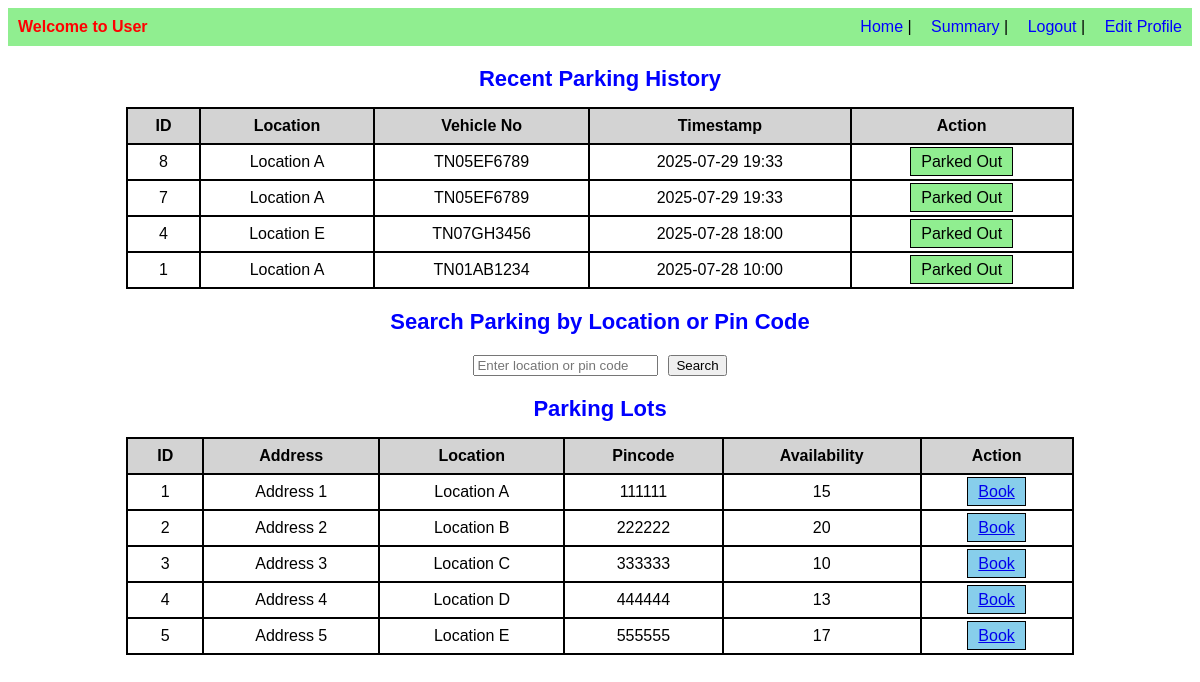
/user_dashboard (signed in), run on the app's committed database.
### tables this page shows
CREATE TABLE reservation (
    id INTEGER PRIMARY KEY AUTOINCREMENT,
    user_id INTEGER NOT NULL,
    lot_id INTEGER NOT NULL,
    spot_id INTEGER NOT NULL,
    vehicle_no TEXT NOT NULL,
    date_of_parking TEXT NOT NULL,
    time_of_parking TEXT NOT NULL,
    parking_cost REAL NOT NULL,
    time_of_release TEXT,
    FOREIGN KEY (user_id) REFERENCES user(id),
    FOREIGN KEY (lot_id, spot_id) REFERENCES parking_spot(lot_id, id)
);

CREATE TABLE parking_lot (
    id INTEGER PRIMARY KEY AUTOINCREMENT,
    prime_location_name TEXT NOT NULL,
    address TEXT NOT NULL,
    pincode TEXT NOT NULL,
    price_per_hour REAL NOT NULL,
    max_spots INTEGER NOT NULL 
);

### controllers/controller.py (the view)
    @app.route('/user_dashboard')
    def user_dashboard():
        if 'user_id' not in session:
            return redirect('/')
        user_id = session['user_id']
        search_query = request.args.get('search_query', '')
        lots = []
        conn = sqlite3.connect('database.db')
        conn.row_factory = sqlite3.Row
        c = conn.cursor()
        c.execute("""
            SELECT r.id, pl.prime_location_name, r.vehicle_no,
                r.date_of_parking, r.time_of_parking, r.time_of_release
            FROM reservation r
            JOIN parking_lot pl ON r.lot_id = pl.id
            WHERE r.user_id = ?
            ORDER BY r.id DESC
        """, (user_id,))
        history = c.fetchall()
        if search_query:
            c.execute("""
                SELECT * FROM parking_lot
                WHERE prime_location_name LIKE ? OR pincode LIKE ?
            """, ('%' + search_query + '%', '%' + search_query + '%'))
        else:
            c.execute("SELECT * FROM parking_lot")
        rows = c.fetchall()
        for row in rows:
            lot_id = row['id']
            max_spots = row['max_spots']
            c.execute("""
                SELECT COUNT(*) FROM parking_spot
                WHERE lot_id = ? AND is_occupied = 1
            """, (lot_id,))
            occupied_count = c.fetchone()[0]
            availability = max_spots - occupied_count
            lots.append({
                'id': lot_id,
                'address': row['address'],
                'location': row['prime_location_name'],
                'pincode': row['pincode'],
                'availability': availability
            })
        conn.close()
        return render_template('user_dashboard.html', history=history, lots=lots, search_query=search_query)

### templates/user_dashboard.html (shortened to what this page needs)
<!DOCTYPE html>
<html>
<head>
</head>
<body>
<div class="header">
    <div class="header-left">Welcome to User</div>
    <div class="header-right">
        <a href="/user_dashboard">Home</a> |
        <a href="/user_summary">Summary</a> |
        <a href="/logout">Logout</a> |
        <a href="/user_edit_profile">Edit Profile</a>
    </div>
</div>
<div class="section-title">Recent Parking History</div>
<div class="table-container">
    <table>
        <tr>
            <th>ID</th>
            <th>Location</th>
            <th>Vehicle No</th>
            <th>Timestamp</th>
            <th>Action</th>
        </tr>
        {% for row in history %}
        <tr>
            <td>{{ row.id }}</td>
            <td>{{ row.prime_location_name }}</td>
            <td>{{ row.vehicle_no }}</td>
            <td>{{ row.date_of_parking }} {{ row.time_of_parking }}</td>
            <td>
                {% if row.time_of_release %}
                    <span class="parked-out">Parked Out</span>
                {% else %}
                    <a href="/release_parking/{{ row.id }}" class="release-btn">Release</a>
                {% endif %}
            </td>
        </tr>
        {% endfor %}
    </table>
</div>
<div class="section-title">Search Parking by Location or Pin Code</div>
<form method="GET" action="/user_dashboard">
    <div class="search-bar">
        <input type="text" name="search_query" placeholder="Enter location or pin code" value="{{ search_query }}" required>
        <button type="submit">Search</button>
    </div>
</form>
<div class="section-title">Parking Lots</div>
<div class="table-container">
    <table>
        <tr>
            <th>ID</th>
            <th>Address</th>
            <th>Location</th>
            <th>Pincode</th>
            <th>Availability</th>
            <th>Action</th>
        </tr>
        {% for lot in lots %}
        <tr>
            <td>{{ lot.id }}</td>
            <td>{{ lot.address }}</td>
            <td>{{ lot.location }}</td>
            <td>{{ lot.pincode }}</td>
            <td>{{ lot.availability }}</td>
            <td>
            <a href="{{ url_for('book_parking', lot_id=lot.id) }}" class="book-btn">Book</a>
            </td>
        </tr>
        {% endfor %}
    </table>
</div>
</body>
</html>

### templates/user_dashboard.html (style rules this page uses)
body { font-family: Arial, sans-serif; }
.header { background-color: lightgreen; padding: 10px; display: flex; justify-content: space-between; }
.header-left { font-weight: bold; color: red; }
.header-right a { margin-left: 15px; text-decoration: none; color: blue; }
.section-title { margin-top: 20px; text-align: center; font-size: 22px; font-weight: bold; color: blue; }
.table-container { display: flex; justify-content: center; margin-top: 15px; }
table { border-collapse: collapse; width: 80%; text-align: center; }
th, td { border: 2px solid black; padding: 8px 12px; }
th { background-color: lightgray; }
.search-bar { display: flex; justify-content: center; margin: 20px; gap: 10px; }
.parked-out { background-color: lightgreen; border: 1px solid black; padding: 5px 10px; }
.book-btn { background-color: skyblue; border: 1px solid black; padding: 5px 10px; cursor: pointer; }

### data on the page
reservation: id "8", prime_location_name "Location A", vehicle_no "TN05EF6789", date_of_parking "2025-07-29", time_of_parking "19:33", time_of_release "Parked Out"
reservation: id "7", prime_location_name "Location A", vehicle_no "TN05EF6789", date_of_parking "2025-07-29", time_of_parking "19:33", time_of_release "Parked Out"
reservation: id "4", prime_location_name "Location E", vehicle_no "TN07GH3456", date_of_parking "2025-07-28", time_of_parking "18:00", time_of_release "Parked Out"
reservation: id "1", prime_location_name "Location A", vehicle_no "TN01AB1234", date_of_parking "2025-07-28", time_of_parking "10:00", time_of_release "Parked Out"
parking_lot: id "1", address "Address 1", location "Location A", pincode "111111", availability "15"
parking_lot: id "2", address "Address 2", location "Location B", pincode "222222", availability "20"
parking_lot: id "3", address "Address 3", location "Location C", pincode "333333", availability "10"
parking_lot: id "4", address "Address 4", location "Location D", pincode "444444", availability "13"
parking_lot: id "5", address "Address 5", location "Location E", pincode "555555", availability "17"
